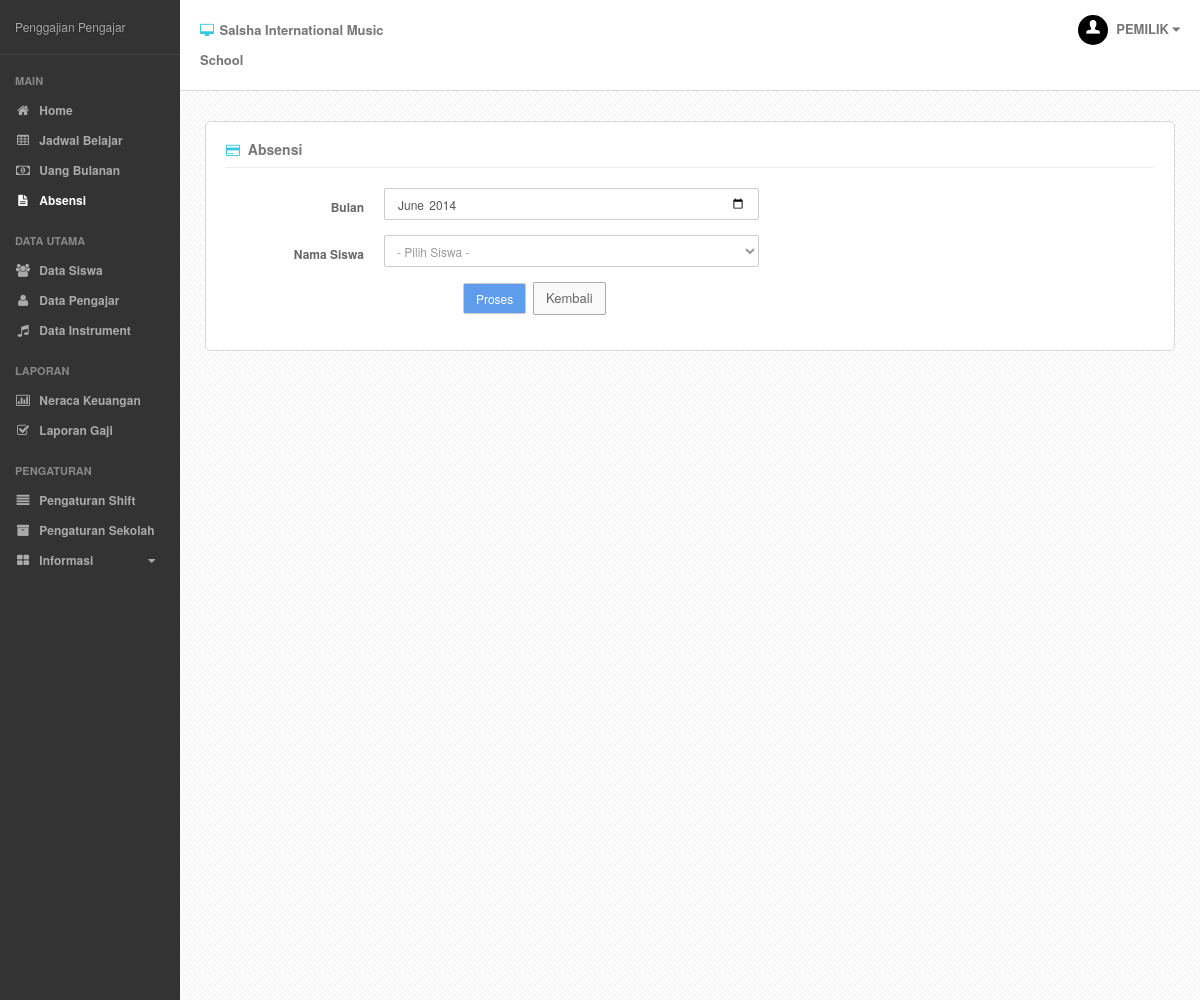
/?p=absensi (signed in), run on the app's committed database.
### tables this page shows
CREATE TABLE IF NOT EXISTS `setting` (
  `nama_setting` varchar(20) NOT NULL DEFAULT '',
  `value` varchar(50) DEFAULT NULL,
  PRIMARY KEY (`nama_setting`)
);

### index.php (called while the page is built, shortened)
<?php
require('content/classes/mainClass.php');
$webApp = new webApp();
$webApp->createWebApp();
?>

### content/fungsi.php (called while the page is built, shortened)
<?php
	function getMonth($tgl){
		$tgl = explode('-', $tgl);
		return $tgl[0]."-".$tgl[1];
	}
?>

### content/classes/absensiClass.php (called while the page is built, shortened)
<?php
	class absensi extends dbController{
		public function getSiswa() {
			$sql = "SELECT q.id_siswa, q.nama_siswa, p.nama_instrument FROM siswa q LEFT JOIN instrument p ON q.id_instrument = p.id_instrument LEFT JOIN jadwal r ON r.id_siswa = q.id_siswa WHERE r.id_siswa = q.id_siswa AND id_tingkat != 5 ORDER BY nama_siswa ASC";
			$query = mysqli_query($this->conn, $sql) or die(mysqli_error($this->conn));
			$num_results = mysqli_num_rows($query);
			if ($num_results > 0){
				$i=0;
				while ($row = mysqli_fetch_array($query)){
					$dataSiswa[$i]['id_siswa'] = $row[0];
					$dataSiswa[$i]['nama_siswa'] = $row[1];
					$dataSiswa[$i]['nama_instrument'] = $row[2];
					$i++;
				}
			}else{
				$dataSiswa = null;
			}
			return $dataSiswa;
		}
	}
?>

### content/view/page/absensi.php (the view, shortened to what this page needs)
<?php
$tanggal = date('Y-m-d');
require_once ('content/classes/absensiClass.php');
require_once ('content/fungsi.php');
$absensi= new absensi();
$dataSiswa= $absensi->getSiswa();
$month = getMonth($tanggal);
?>
<div class="page-content">
	<div class="single-head">
		<h3 class="pull-left"><i class="fa fa-credit-card lblue"></i> Absensi
		</h3>
		<div class="clearfix"></div>
	</div>
	<?php
	if(isset($_POST['month'])&&isset($_POST['siswa'])){
		$cekAbsensi = $absensi->cekAbsensi($_POST['month'], $_POST['siswa']);
		if($cekAbsensi === null){
				$cekJadwal = $absensi->cekJadwal($_POST['siswa']);
				if($cekJadwal == null){
					echo "ERROR";
				}
				else {
					$i=1;
					foreach ($cekJadwal as $data) {
						echo "<p>Jadwal : ".$data['nama_hari'].", ".regenerateJam($data['jam_mulai'])." - ".regenerateJam($data['jam_akhir'])."</p>";
						echo "<p>Nama Siswa : ".$data['nama_siswa']."</p>";
						echo "<p>Nama Pengajar : ".$data['nama_pengajar']."</p>";
						echo "<form class='form-horizontal' role='form' action='content/proses.php?act=saveAbsen' method='post'>"
							."<input type='hidden' id='bln' name='bln' class='form-control' type='text' value='".$_POST['month']."-01' required/>"
							."<input type='hidden' id='idsiswa' name='idsiswa' class='form-control' type='text' value='".$data['id_siswa']."' required/>"
							."<input type='hidden' id='idpengajar' name='idpengajar' class='form-control' type='text' value='".$data['id_pengajar']."' required/>"
							."<div class='form-group'>"
							."<label for='jumlah' class='control-label col-lg-2'>Jumlah Pertemuan</label>"
							."<div class='col-lg-2'>"
							."	<input type='number' id='jumlah' name='jumlah' class='form-control' type='text' required/>"
							."</div>"
							."</div>"
							."<div class='form-group'>"
							."<label for='name' class='control-label col-lg-2'>Hadir siswa</label>"
							."<div class='col-lg-2'>"
							."	<input id='siswa' name='siswa' class='form-control' type='number' required/>"
							."</div>"
							."</div>"
							."<div class='form-group'>"
							."<label for='name' class='control-label col-lg-2'>Hadir Pengajar</label>"
							."<div class='col-lg-2'>"
							."	<input id='pengajar' name='pengajar' class='form-control' type='number' required/>"
							."</div>"
							."</div>";
						echo "<div class='form-group'>"
							."<div class='col-lg-offset-3 col-lg-9'>"
							."<input type='submit' class='btn btn-primary submit' value='Simpan'></input>&nbsp;"
							."<a href='?p=absensi'><button type='button' class='btn btn-default'>Batal</button></a>"
							."</div>"
							."</div>"
							."</form>";
					}
				}
			}
		else {
			$i=1;
			foreach ($cekAbsensi as $data) {
				echo "<p>Jadwal : ".$data['nama_hari'].", ".regenerateJam($data['jam_mulai'])." - ".regenerateJam($data['jam_akhir'])."</p>";
				echo "<p>Nama Siswa : ".$data['nama_siswa']."</p>";
				echo "<p>Nama Pengajar : ".$data['nama_pengajar']."</p>";
				echo "<form class='form-horizontal' role='form' action='content/proses.php?act=editAbsen' method='post'>"
					."<input type='hidden' id='idabsen' name='idabsen' class='form-control' type='text' value='".md5($data['id_absen'])."' required/>"
					."<div class='form-group'>"
					."<label for='jumlah' class='control-label col-lg-2'>Jumlah Pertemuan</label>"
					."<div class='col-lg-2'>"
					."	<input type='number' id='jumlah' name='jumlah' class='form-control' type='text' value='".$data['jumlah']."' required/>"
					."</div>"
					."</div>"
					."<div class='form-group'>"
					."<label for='name' class='control-label col-lg-2'>Hadir siswa</label>"
					."<div class='col-lg-2'>"
					."	<input type='number' id='siswa' name='siswa' class='form-control' type='text' value='".$data['hadir_siswa']."' required/>"
					."</div>"
					."</div>"
					."<div class='form-group'>"
					."<label for='name' class='control-label col-lg-2'>Hadir Pengajar</label>"
					."<div class='col-lg-2'>"
					."	<input type='number' id='pengajar' name='pengajar' class='form-control' type='text' value='".$data['hadir_pengajar']."' required/>"
					."</div>"
					."</div>";
				echo "<div class='form-group'>"
					."<div class='col-lg-offset-3 col-lg-9'>"
					."<input type='submit' class='btn btn-primary submit' value='Simpan'></input>&nbsp;"
					."<a href='?p=absensi'><button type='button' class='btn btn-default'>Kembali</button></a>"
					."</div>"
					."</div>"
					."</form>";
			$i++;
			}
		}
	}
	else if(!isset($_GET['siswa']) || !isset($_GET['bln'])){
		?>
			<div class="page-form">
				<form class="form-horizontal" role="form" action="" method="post">
					<div class="form-group">
						<label for="telp" class="control-label col-lg-2">Bulan </label>
						<div class="col-lg-5">
							<input type="month" id="month" name="month" class="form-control" type="text" value="<?php echo $month?>"/>
						</div>
					</div>
					<div class="form-group">
						<label for="name" class="control-label col-lg-2">Nama Siswa</label>
						<div class="col-lg-5">
							<select id="siswa" name="siswa" class="form-control">
								<?php
									if($dataSiswa === null){
										echo"<option>- Tidak ada siswa dengan jadwal pada bulan ini-</option>";
									}
									else {
										echo"<option value='0'>- Pilih Siswa -</option>";
									}
								?>
								</select>
						</div>
					</div>
					<div class="form-group">
						<div class="col-lg-offset-3 col-lg-9">
							<input type="submit" class="btn btn-primary submit" value="Proses"></input>&nbsp;
							<a href="./"><button type="button" class="btn btn-default">Kembali</button></a>
						</div>
					</div>
				</form>
			</div>
		<?php
	}
	?>
</div>

### content/view/layout.php (shortened to what this page needs)
<!DOCTYPE html>
<html>
	<head>
		<link href="css/bootstrap.min.css" rel="stylesheet">
		<link href="css/font-awesome.min.css" rel="stylesheet">
		<link href="css/less-style.css" rel="stylesheet">
		<link href="css/bootstrap-timepicker.min.css" rel="stylesheet">
		<link href="css/style.css" rel="stylesheet">
	</head>
	<body>
	<?php
		$webApp = new webApp();
		$setting = new settingApps();
    ?>
		<div class="outer">
			<div class="sidebar">
				<div class="sidey">
					<div class="logo">
						<?php echo $setting->loadSetting('judul')?>
					</div>
					<div class="side-nav">
					</div>
				</div>
			</div>
			<div class="mainbar">
				<div class="main-head">
					<div class="container">
						<div class="row">
							<div class="col-md-3 col-sm-4 col-xs-6">
								<h2><i class="fa fa-desktop lblue"></i> <?php echo $setting->loadSetting('nama')?></h2>
							</div>
							<div class="col-md-3 col-sm-4 col-xs-6">
							</div>
							<div class="col-md-3 col-sm-4 hidden-xs">
							</div>
							<div class="col-md-3 hidden-sm hidden-xs">
								<div class="head-user dropdown pull-right">
									<a href="#" data-toggle="dropdown" id="profile">
										<img src="img/user.jpg" alt="" class="img-responsive img-circle"/>
										<?php
										if(isset($_SESSION['usernya'])){
											echo strtoupper($_SESSION['usernya']);
										}
										?>
										<i class="fa fa-caret-down"></i>
									</a>
								</div>
								<div class="clearfix"></div>
							</div>
						</div>
					</div>
				</div>
				<div class="main-content">
					<div class="container">
						<?php
							$webApp->loadContent();
						?>
					</div>
				</div>
			</div>
		</div>
	</body>
</html>

### css/less-style.css (style rules this page uses)
body { color: #666666; }
h1, h2, h3, h4, h5, h6 { color: #777777; }
a { color: #777777; }
.lblue { color: #32c8de; }
.btn.btn-default { background: #f9f9f9; color: #666666 !important; border: 1px solid #aaaaaa; }
.btn.btn-primary { background: #609cec; }
.sidebar { background: #333; }

### css/style.css (style rules this page uses)
body { font-size:12px; line-height:24px; -webkit-font-smoothing: antialiased; }
h1,h2,h3,h4,h5,h6 { font-weight:normal; margin:0px; padding:0px; }
h2 { font-size:25px; }
h3 { font-size:20px; }
a { text-decoration:none !important; }
form { margin:0px !important; }
form * { box-shadow:none !important; }
form input, form textarea, form select { font-size:12px !important; border-radius:2px !important; border:1px solid #ccc !important; }
form select { color: #9a9a9a !important; padding-left: 8px !important; }
form label { font-size:12px !important; }
.btn { border-radius:2px; text-decoration:none !important; outline:none !important; }
.outer { width:100%; background:#333; }
.sidebar { width:180px; min-height:800px; float:left; position:absolute; padding:0px; z-index:10000; color:#aaa; }
.sidebar .logo { padding:15px; border-bottom:1px solid #444; text-shadow:0px 0px 2px #222; }
.sidebar .side-nav { padding:20px 15px; padding-bottom:0px; }
.mainbar { position:relative; width:auto; min-height:1000px; margin-left:180px; background:#f7f7f7 url("../img/main-back.png") repeat; }
.mainbar .container { width:100%; max-width:100%; }
.main-head { background:#fff; padding:15px 10px; border-bottom: 1px solid #d8d8d8; }
.main-head h2 { font-size:13px; line-height:30px; font-weight:bold; }
.main-head h2 i { margin-right:2px; }
.main-head .head-user { font-size:13px; line-height:28px; font-weight:bold; }
.main-head .head-user img { max-width:30px; display:inline-block; margin-right:5px; }
.main-content { padding:30px 15px; }
.page-content { background:#fff; padding:20px; border:1px solid #d7d7d7; border-radius:5px; }
.page-content .single-head { padding-bottom:10px; margin-bottom:20px; border-bottom:1px solid #eee; }
.page-content .single-head h3 { font-size:14px; font-weight:bold; }
.page-content .single-head h3 i { font-size:13px; margin-right:4px; }

### data on the page
setting: value "Penggajian Pengajar"
setting: value "Salsha International Music School"

### other printed values
$title "MAIN DATA UTAMA LAPORAN PENGATURAN"
$title "Home Jadwal Belajar Uang Bulanan Absensi Data Siswa Data Pengajar Data Instrument Neraca Keuangan Laporan Gaji Pengaturan Shift Pengaturan Sekolah"
$title "Informasi"
$_SESSION['usernya'] "PEMILIK"
